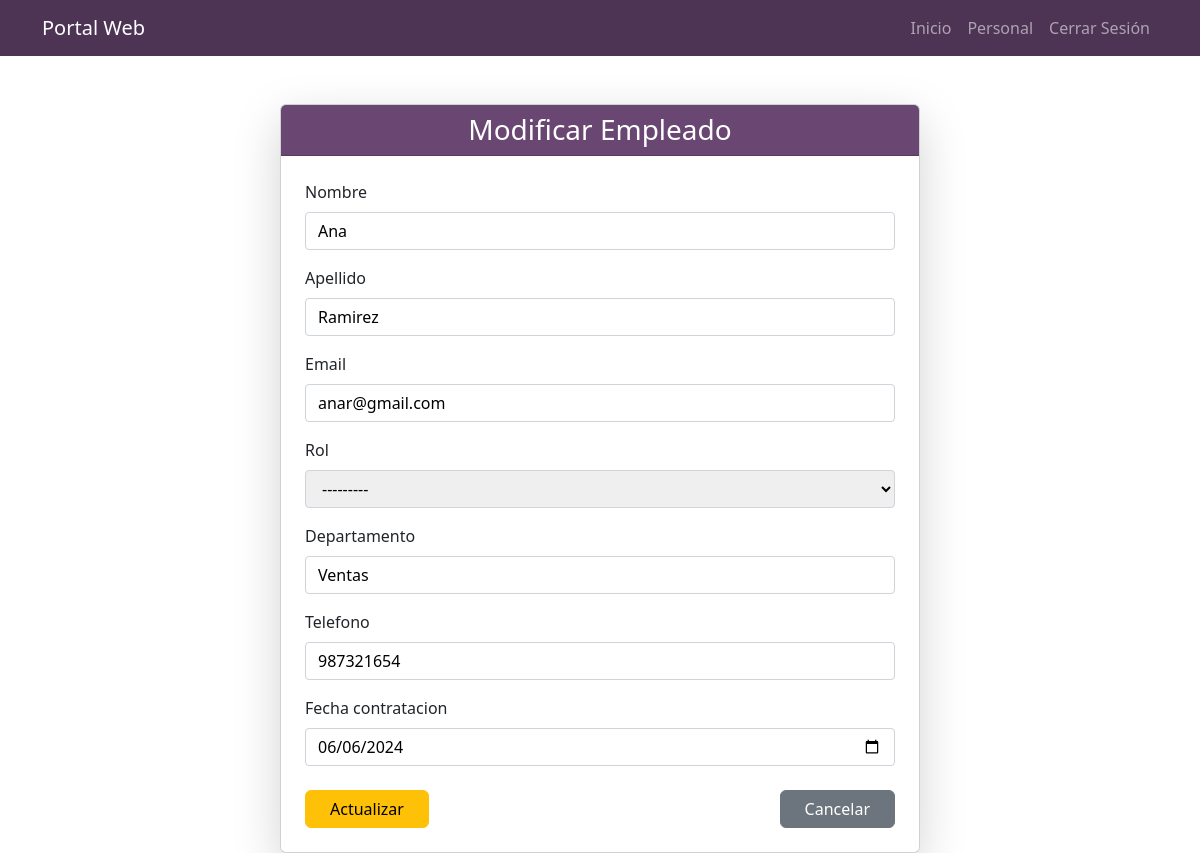
The app's page /modificar_empleado/2/ (signed in), older data.
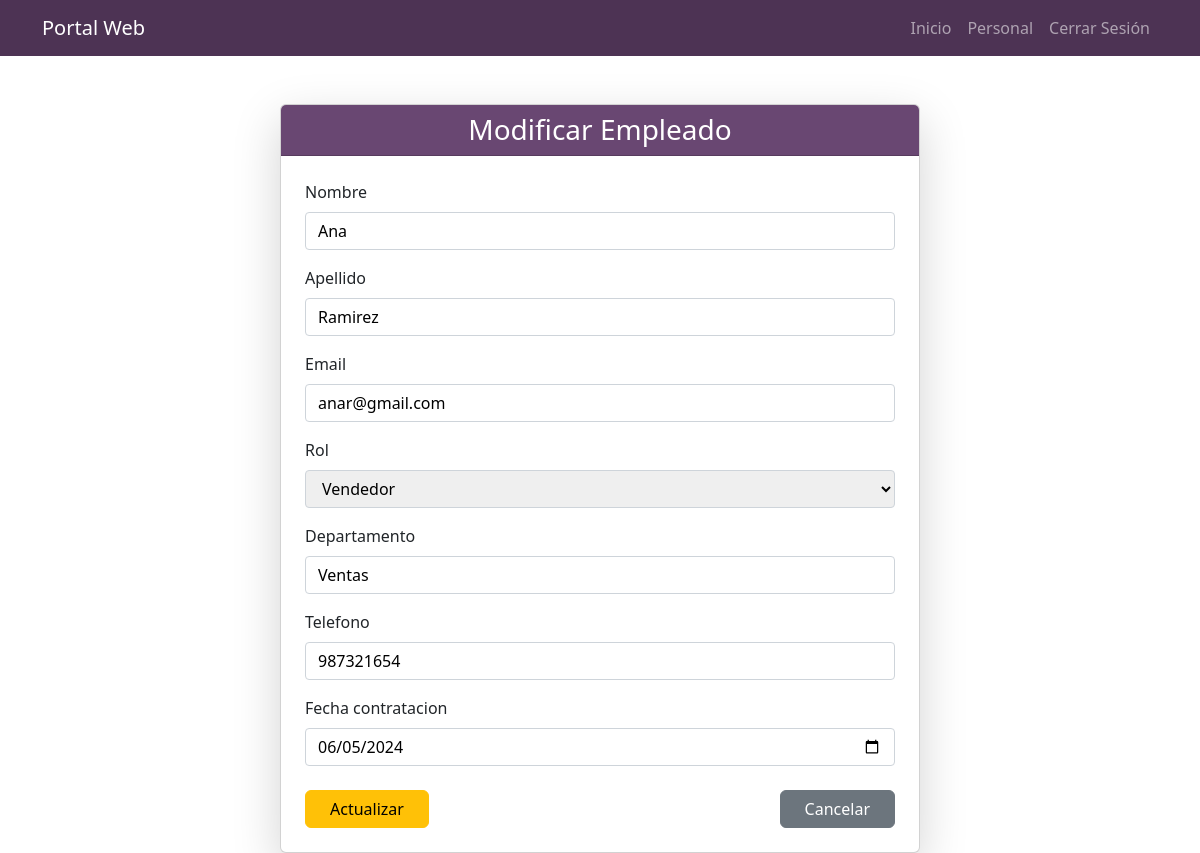
The same page, newer data.
### app/models.py (models this page shows, shortened)
class Empleado(models.Model):
    ROLES = (
        ('Gerente', 'Gerente'),
        ('Desarrollador', 'Desarrollador'),
        ('Recursos Humanos', 'Recursos Humanos'),
        ('Vendedor', 'Vendedor'),
    )
    nombre = models.CharField(max_length=50)
    apellido = models.CharField(max_length=50)
    email = models.EmailField(unique=True)
    rol = models.CharField(max_length=50, choices=ROLES)
    departamento = models.CharField(max_length=50)
    fecha_contratacion = models.DateField()
    telefono = models.CharField(max_length=15)
    usuario = models.ForeignKey(User, on_delete=models.CASCADE)

### app/views.py (the view)
# urls.py: path('modificar_empleado/<int:empleado_id>/', views.modificar_empleado, name='modificar_empleado'),
@login_required
def modificar_empleado(request, empleado_id):
    empleado = get_object_or_404(Empleado, id=empleado_id, usuario=request.user)
    if request.method == 'POST':
        form = EmpleadoForm(request.POST, instance=empleado)
        if form.is_valid():
            form.save()
            return redirect('personal')
    else:
        form = EmpleadoForm(instance=empleado)
    return render(request, 'personal/modificar_empleado.html', {'form': form, 'empleado': empleado})

### app/forms.py
class EmpleadoForm(forms.ModelForm):
    class Meta:
        model = Empleado
        fields = ['nombre', 'apellido', 'email', 'rol', 'departamento', 'telefono', 'fecha_contratacion']
        widgets = {
            'fecha_contratacion': forms.DateInput(attrs={'type': 'date'}),
        }

### app/templates/personal/modificar_empleado.html (shortened to what this page needs)
{% extends "base.html" %}
{% block content %}
<div class="container mt-5 d-flex justify-content-center">
    <div class="card shadow-lg" style="width: 40rem;">
        <div class="card-header text-center">
            <h3 class="mb-0">Modificar Empleado</h3>
        </div>
        <div class="card-body p-4">
            <form method="POST">
                {% for field in form %}
                <div class="mb-3">
                    <label for="{{ field.id_for_label }}"
                            class="form-label"
                            style="display: block; margin-bottom: 0.5rem;">
                        {{ field.label }}
                    </label>
                    {{ field }}
                </div>
                {% endfor %}
                <div class="d-flex justify-content-between mt-4">
                    <button type="submit" class="btn btn-warning px-4">Actualizar</button>
                    <a href="{% url 'personal' %}" class="btn btn-secondary px-4">Cancelar</a>
                </div>
            </form>
        </div>
    </div>
</div>
{% endblock %}

Row changes from the older to the newer data that the page shows:
changed Empleado "Ana": rol "---------" → "Vendedor"; fecha_contratacion "06/06/2024" → "06/05/2024"
